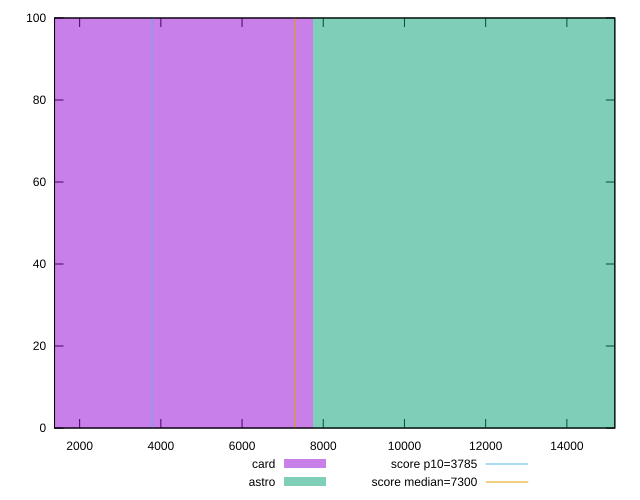

The gnuplot source for this figure:
reset

$card <<EOF
0 100
EOF

$astro <<EOF
15499.796527708007 100
EOF

set key outside below
set boxwidth 15499.796527708007
set xrange [1381.3253999999997:15180.987]
set yrange [0:100]
set trange [0:100]
set style fill transparent solid 0.5 noborder

set parametric
set terminal svg size 640, 500 enhanced background rgb 'white'
set output "reports/report_00031_2021-02-24T23-18-18.084Z/interactive/comparison/histogram/2_vs_3.svg"

plot $card title "card" with boxes, \
     $astro title "astro" with boxes, \
     3785,t title "score p10=3785", \
     7300,t title "score median=7300"

reset
